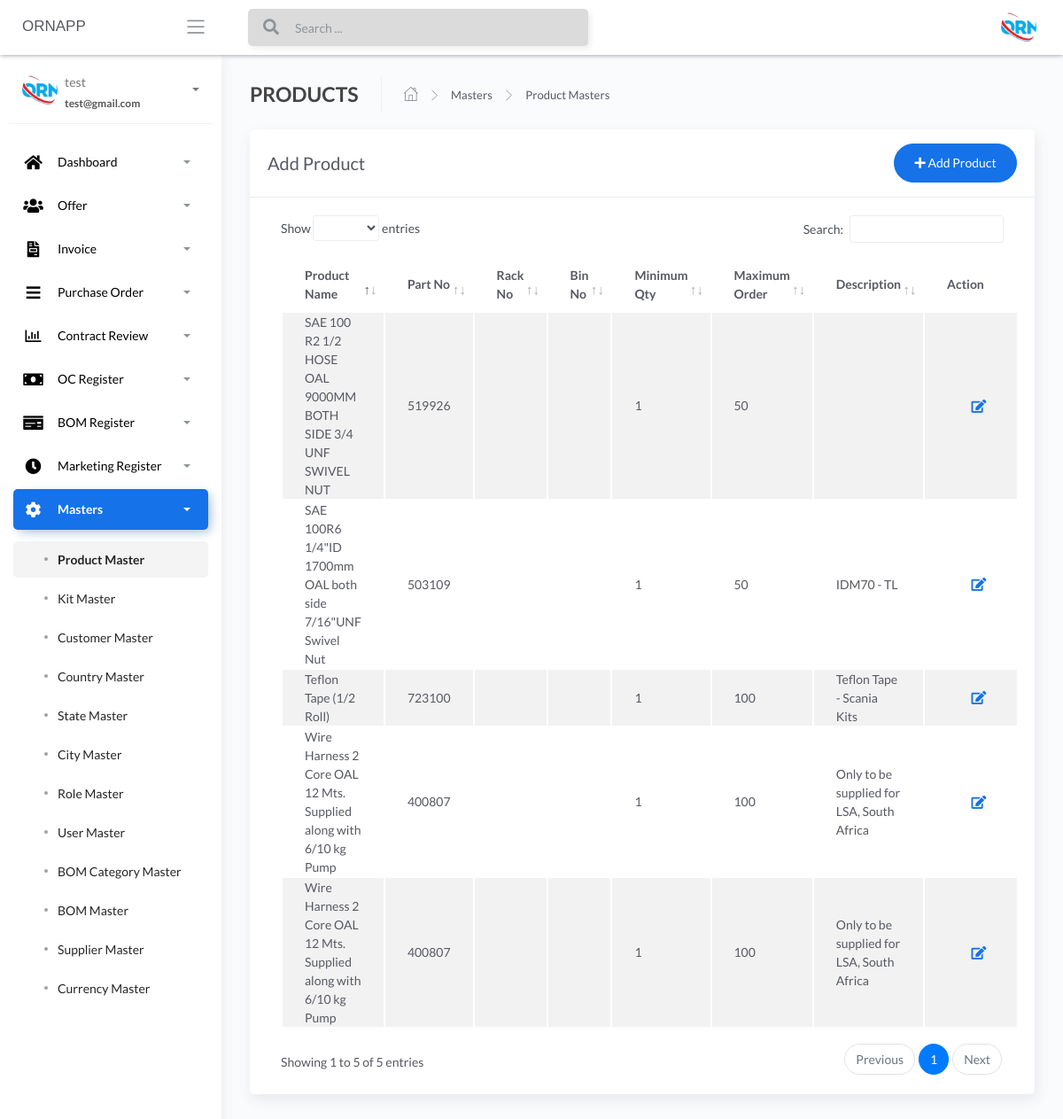
The app's page /Product-masters (signed in) with its own data.
### apps/authentication/models.py (models this page shows, shortened)
class Users(db.Model, UserMixin):
    __tablename__ = 'Users'
    id = db.Column(db.Integer, primary_key=True)
    username = db.Column(db.String(64), unique=True)
    email = db.Column(db.String(64), unique=True)
    password = db.Column(db.LargeBinary)

### apps/home/models.py (models this page shows, shortened)
class ProductMaster(db.Model):
    __tablename__ = "productmaster"
    id = db.Column(db.Integer, primary_key=True)
    product_name = db.Column(db.String())
    part_no = db.Column(db.INT())
    rack_no = db.Column(db.INT())
    bin_no = db.Column(db.INT())
    minimum_qty = db.Column(db.INT())
    maximum_order = db.Column(db.INT())
    product_hsn_no = db.Column(db.INT())
    description = db.Column(db.String())

### apps/home/routes.py (the view, shortened to what this page needs)
@blueprint.route('/Product-masters', methods=['GET', 'POST'])
@login_required
def product_masters():
    if request.method == 'GET':
        users = ProductMaster.query.all()
        return render_template('home/Product-masters.html',users=users, segment='Product-masters')

### apps/__init__.py (called while the page is built)
def configure_database(app):
    @app.before_first_request
    def initialize_database():
        db.create_all()
    @app.teardown_request
    def shutdown_session(exception=None):
        db.session.remove()

### apps/authentication/models.py (called while the page is built)
@login_manager.user_loader
def user_loader(id):
    return Users.query.filter_by(id=id).first()

### apps/templates/home/Product-masters.html (shortened to what this page needs)
{% extends "layouts/base.html" %}
{% block content %}
	<div class="content">
		<div class="page-inner">
			<div class="page-header">
				<h4 class="page-title">PRODUCTS</h4>
				<ul class="breadcrumbs">
					<li class="nav-home">
						<a href="#">
							<i class="flaticon-home"></i>
						</a>
					</li>
					<li class="separator">
						<i class="flaticon-right-arrow"></i>
					</li>
					<li class="nav-item">
						<a href="#">Masters</a>
					</li>
					<li class="separator">
						<i class="flaticon-right-arrow"></i>
					</li>
					<li class="nav-item">
						<a href="#">Product Masters</a>
					</li>
				</ul>
			</div>
			<div class="row">
				<div class="col-md-12">
					<div class="card">
						<div class="card-header">
							<div class="d-flex align-items-center">
								<h4 class="card-title">Add Product</h4>
								<button class="btn btn-primary btn-round ml-auto" data-toggle="modal" data-target="#addRowModal">
									<i class="fa fa-plus"></i>
									Add Product
								</button>
							</div>
						</div>
						<div class="card-body">
							<div class="table-responsive">
								<table id="add-row" class="display table table-striped table-hover" >
									<thead>
										<tr>
											<th>Product Name</th>
											<th>Part No</th>
											<th>Rack No</th>
											<th>Bin No</th>
											<th>Minimum Qty</th>
											<th>Maximum Order</th>
											<th>Description</th>
											<th style="width: 10%">Action</th>
										</tr>
									</thead>
									<tbody>
										{% for user in users %}
											<tr
											{% if loop.index %2==0 %}
											{% else %}
											{% endif %}
											>
											<td>{{user.product_name}}</td>
											<td>{{user.part_no}}</td>
											<td>{{user.rack_no}}</td>
											<td>{{user.bin_no}}</td>
											<td>{{user.minimum_qty}}</td>
											<td>{{user.maximum_order}}</td>
											<td>{{user.description}}</td>
											<td>
											<div class="form-button-action">
											<span style="font-size: 24px;color:green;">
											<a href="/{{user.id}}/editproduct" type="button" data-toggle="tooltip" title="" class="btn btn-link btn-primary btn-lg" data-original-title="Edit Task"> <i class="fas fa-edit" ></i></a>
											</span>
											<span style="font-size: 24px;color:red;">
											<a href="/{{user.id}}/deleteproduct" type="button" data-toggle="tooltip" title="" class="btn btn-link btn-danger" data-original-title="Remove"> </a>
											</span>
											</div>
											</td>
										</tr>
									{% endfor %}
									</tbody>
								</table>
							</div>
						</div>
					</div>
				</div>
			</div>
		</div>
	</div>
{% endblock content %}

### apps/templates/includes/sidebar.html (shortened to what this page needs)
		<div class="sidebar sidebar-style-2" data-background-color="white">
			<div class="sidebar-wrapper scrollbar scrollbar-inner">
				<div class="sidebar-content">
				{% if current_user.is_authenticated %}
					<div class="user">
						<div class="avatar-sm float-left mr-2">
							<img src="/static/assets/img/logo.jpg" alt="..." class="avatar-img rounded-circle">
						</div>
						<div class="info">
							<a data-toggle="collapse" href="#collapseExample" aria-expanded="true">
								<span>
									{{ current_user.username }}
									<span class="user-level">
										{{ current_user.email }}
									</span>
									<span class="caret"></span>
								</span>
							</a>
						</div>
					</div>
					<ul class="nav nav-primary">
						<li class="nav-item {% if 'dashboard' in segment %} active {% endif %}">
							<a data-toggle="collapse" href="#dashboard" aria-expanded="false">
								<i style="color:black;" class="fas fa-home"></i>
								<p style="color:black;">Dashboard</p>
								<span class="caret"></span>
							</a>
						</li>
						<li class="nav-item {% if 'offer-' in segment %} active {% endif %}">
							<a data-toggle="collapse" href="#base">
								<i  style="color:black;" class="fas fa-users"></i>
								<p  style="color:black;">Offer</p>
								<span class="caret"></span>
							</a>
						</li>
						<li class="nav-item {% if 'invoice' in segment %} active {% endif %}">
							<a data-toggle="collapse" href="#invoice">
								<i  style="color:black;" class="fas fa-file-invoice"></i>
								<p  style="color:black;">Invoice</p>
								<span class="caret"></span>
							</a>
						</li>
						<li class="nav-item {% if 'purchaseorder' in segment %} active {% endif %}">
							<a data-toggle="collapse" href="#purchaseorder">
								<i  style="color:black;" class="fas fa-bars"></i>
								<p  style="color:black;">Purchase Order</p>
								<span class="caret"></span>
							</a>
						</li>
						<li class="nav-item {% if 'contractreview' in segment %} active {% endif %}">
							<a data-toggle="collapse" href="#contractreview">
								<i  style="color:black;" class="far fa-chart-bar"></i>
								<p  style="color:black;">Contract Review</p>
								<span class="caret"></span>
							</a>
						</li>
						<li class="nav-item {% if 'OcRegister' in segment %} active {% endif %}">
							<a data-toggle="collapse" href="#OcRegister">
								<i  style="color:black;" class="fas fa-money-bill"></i>
								<p  style="color:black;">OC Register</p>
								<span class="caret"></span>
							</a>
						</li>
						<li class="nav-item {% if 'BOMRegister' in segment %} active {% endif %}">
							<a data-toggle="collapse" href="#BOMRegister">
								<i  style="color:black;" class="fas fa-money-check"></i>
								<p  style="color:black;">BOM Register</p>
								<span class="caret"></span>
							</a>
						</li>
						<li class="nav-item {% if 'MarketingRegister' in segment %} active {% endif %}">
							<a data-toggle="collapse" href="#MarketingRegister">
								<i  style="color:black;" class="fas fa-clock"></i>
								<p  style="color:black;">Marketing Register</p>
								<span class="caret"></span>
							</a>
						</li>
						<li class="nav-item {% if 'masters' in segment %} active {% endif %}">
							<a data-toggle="collapse" href="#masters">
								<i  style="color:black;" class="fas fa-cog fa-spin"></i>
								<p  style="color:black;">Masters</p>
								<span class="caret"></span>
							</a>
							<div class="collapse {% if 'masters' in segment %} show {% endif %}" id="masters">
								<ul class="nav nav-collapse">
									<li class="{% if 'Product-masters' in segment %} active {% endif %}">
										<a href="/Product-masters">
											<span  style="color:black;" class="sub-item">Product Master</span>
										</a>
									</li>
									<li class="{% if 'Kit-masters' in segment %} active {% endif %}">
										<a href="/Kit-masters">
											<span  style="color:black;"class="sub-item">Kit Master</span>
										</a>
									</li>
									<li class="{% if 'Customer-masters' in segment %} active {% endif %}">
										<a href="/Customer-masters">
											<span  style="color:black;" class="sub-item">Customer Master</span>
										</a>
									</li>
									<li class="{% if 'Country-masters' in segment %} active {% endif %}">
										<a href="/Country-masters">
											<span  style="color:black;" class="sub-item">Country Master</span>
										</a>
									</li>
									<li class="{% if 'State-masters' in segment %} active {% endif %}">
										<a href="/State-masters">
											<span  style="color:black;" class="sub-item">State Master</span>
										</a>
									</li>
									<li class="{% if 'City-masters' in segment %} active {% endif %}">
										<a href="/City-masters">
											<span  style="color:black;" class="sub-item">City Master</span>
										</a>
									</li>
									<li class="{% if 'Role-masters' in segment %} active {% endif %}">
										<a href="/Role-masters">
											<span  style="color:black;" class="sub-item">Role Master</span>
										</a>
									</li>
									<li class="{% if 'User-masters' in segment %} active {% endif %}">
										<a href="/User-masters">
											<span  style="color:black;" class="sub-item">User Master</span>
										</a>
									</li>
									<li class="{% if 'BOM-Category-masters' in segment %} active {% endif %}">
										<a href="/BOM-Category-masters">
											<span  style="color:black;" class="sub-item">BOM Category Master</span>
										</a>
									</li>
									<li class="{% if 'BOM-masters' in segment %} active {% endif %}">
										<a href="/BOM-masters">
											<span  style="color:black;" class="sub-item">BOM Master</span>
										</a>
									</li>
									<li class="{% if 'Supplier-masters' in segment %} active {% endif %}">
										<a href="/Supplier-masters">
											<span  style="color:black;" class="sub-item">Supplier Master</span>
										</a>
									</li>
									<li class="{% if 'Currency-masters' in segment %} active {% endif %}">
										<a href="/Currency-masters">
											<span  style="color:black;" class="sub-item">Currency Master</span>
										</a>
									</li>
								</ul>
							</div>
						</li>
					</ul>
				{% endif %}
				</div>
			</div>
		</div>

### records on screen
Users: username "test", email "test@gmail.com"
ProductMaster: product_name "SAE 100 R2 1/2 HOSE OAL 9000MM BOTH SIDE 3/4 UNF SWIVEL NUT", part_no "519926", minimum_qty "1", maximum_order "50"
ProductMaster: product_name "SAE 100R6 1/4\"ID 1700mm OAL both side 7/16\"UNF Swivel Nut", part_no "503109", minimum_qty "1", maximum_order "50", description "IDM70 - TL"
ProductMaster: product_name "Teflon Tape (1/2 Roll)", part_no "723100", minimum_qty "1", maximum_order "100", description "Teflon Tape - Scania Kits"
ProductMaster: product_name "Wire Harness 2 Core OAL 12 Mts. Supplied along with 6/10 kg Pump", part_no "400807", minimum_qty "1", maximum_order "100", description "Only to be supplied for LSA, South Africa"
ProductMaster: product_name "Wire Harness 2 Core OAL 12 Mts. Supplied along with 6/10 kg Pump", part_no "400807", minimum_qty "1", maximum_order "100", description "Only to be supplied for LSA, South Africa"
